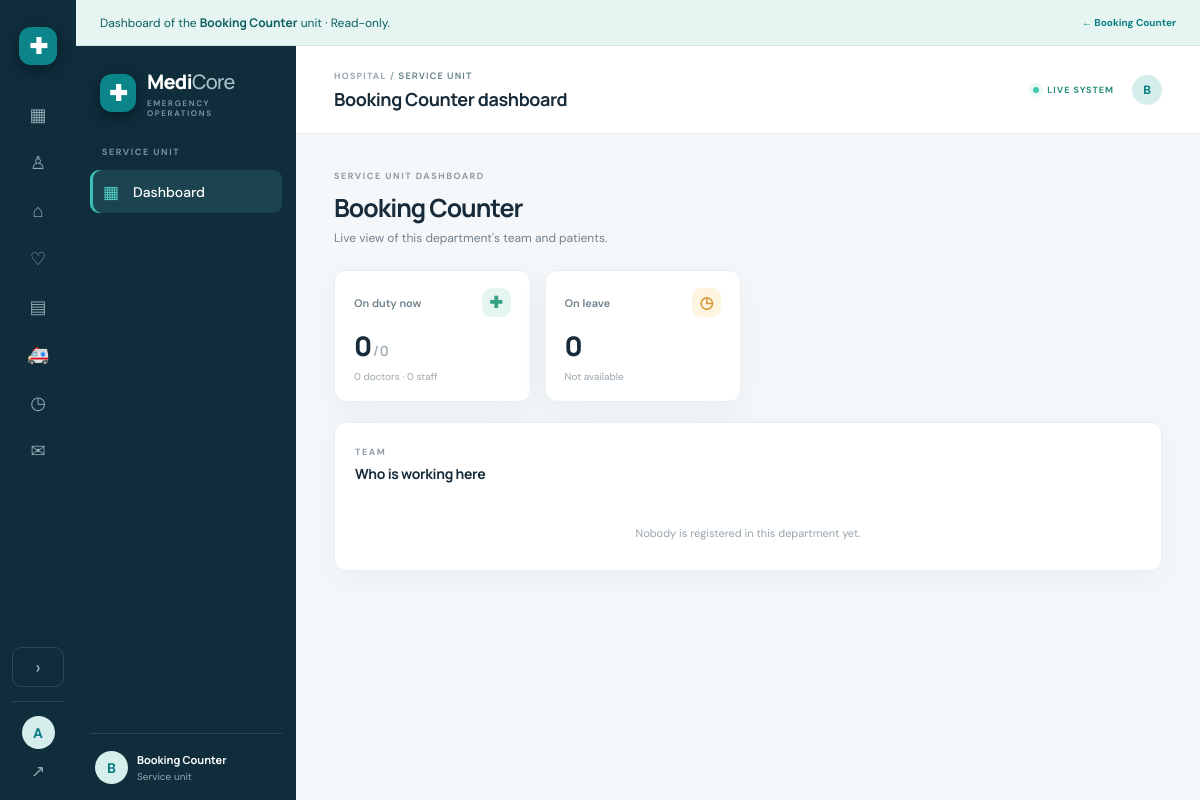
Page /hospital/17/dashboard/ (signed in) on the committed database.
### core/models.py (models this page shows, shortened)
class Department(models.Model):
    name = models.CharField(max_length=100, unique=True)
    description = models.CharField(max_length=250, blank=True)
    user = models.OneToOneField(User, null=True, blank=True, on_delete=models.SET_NULL, related_name="department_account")  # department login
    is_service = models.BooleanField(default=False, help_text="Service unit such as pharmacy or lab (staff only, no doctors)")
    created_at = models.DateTimeField(auto_now_add=True)
    class Meta: ordering = ["name"]

### core/views.py (the view)
# urls.py: path("hospital/<int:pk>/dashboard/", views.department_dashboard, name="department_dashboard"),
@admin_required
def department_dashboard(request, pk):
    dept = get_object_or_404(Department, pk=pk)
    return render(request, "core/department_dashboard.html", {**_dept_context(dept), "preview": True})

### core/context.py (called while the page is built)
def asset_version(request):
    newest = 0
    for rel in ("css/app.css", "js/app.js"):
        try:
            newest = max(newest, int(os.path.getmtime(os.path.join(settings.BASE_DIR, "static", rel))))
        except OSError:
            pass
    return {"asset_version": newest}

def notifications(request):
    n = 0
    user = request.user
    if user.is_authenticated:
        from .permissions import role_of
        from .models import Medicine, LabTest, Referral, SupplyRequest
        role = role_of(user)
        if role == "pharmacist":
            n = Medicine.objects.filter(status="Prescribed").count()
        elif role == "lab":
            n = LabTest.objects.filter(status="Requested").count()
        elif role == "department":
            n = Referral.objects.filter(to_department=user.department_account.name, status="Pending").count()
        elif role == "admin":
            n = SupplyRequest.objects.filter(status="Requested").count()
    return {"badge_new": n}

### core/permissions.py (called while the page is built, shortened)
def role_of(user):
    if not user.is_authenticated:
        return None
    if user.is_staff:
        return "admin"

def _require(*roles):
    def decorator(view):
        @wraps(view)
        def wrapper(request, *args, **kwargs):
            current = role_of(request.user)
            if current in roles:
                return view(request, *args, **kwargs)
            if current:
                return redirect(HOME[current])
            return redirect(LOGIN[roles[0]])
        return wrapper
    return decorator

### templates/core/department_dashboard.html
{% extends "base.html" %}{% block crumb %}HOSPITAL DIRECTORY{% endblock %}{% block page_title %}{{ dept.name }} dashboard{% endblock %}
{% block content %}
<div class="preview-bar"><span>Dashboard of the <b>{{ dept.name }}</b> {% if dept.is_service %}unit{% else %}department{% endif %} · Read-only.</span><span class="preview-actions"><a class="text-link" href="{% url 'department_detail' dept.pk %}">← {{ dept.name }}</a></span></div>
<div class="persona-frame">{% include "core/_dept_sidebar.html" %}<div class="persona-body"><header class="persona-top"><div><div class="breadcrumb">HOSPITAL / <b>{% if dept.is_service %}SERVICE UNIT{% else %}DEPARTMENT{% endif %}</b></div><div class="top-title">{{ dept.name }} dashboard</div></div><div class="top-actions"><span class="live-pill"><i></i> LIVE SYSTEM</span><div class="avatar avatar-small">{{ dept.name|first|upper }}</div></div></header><div class="persona-content">
<div class="welcome-row"><div><span class="eyebrow">{% if dept.is_service %}SERVICE UNIT{% else %}DEPARTMENT{% endif %} DASHBOARD</span><h1>{{ dept.name }}</h1><p class="muted">{{ dept.description|default:"Live view of this department's team and patients." }}</p></div></div>
{% include "core/_dept_body.html" %}
</div></div></div>
{% endblock %}

### templates/base.html (shortened to what this page needs)
{% load static %}
<!doctype html><html lang="en"><head><meta charset="utf-8"><meta name="viewport" content="width=device-width, initial-scale=1">
<link rel="stylesheet" href="{% static 'css/app.css' %}?v={{ asset_version }}"></head><body>
{% if user.is_authenticated %}
<div class="app-shell{% if preview %} collapsed{% endif %}"{% if preview %} data-preview="1"{% endif %}>
<aside class="sidebar"><a class="brand" href="{% url 'dashboard' %}"><span class="brand-mark">✚</span><span>Medi<span class="brand-light">Core</span><small>EMERGENCY OPERATIONS</small></span></a>
<nav>
{% if user.is_staff %}
<a href="{% url 'dashboard' %}" class="{% if request.resolver_match.url_name == 'dashboard' %}active{% endif %}" title="Overview"><span>▦</span> Overview</a>
<a href="{% url 'staff' %}" class="{% if request.resolver_match.url_name == 'staff' or request.resolver_match.url_name == 'team_preview' %}active{% endif %}" title="Staff directory"><span>♙</span> Staff directory</a>
<a href="{% url 'hospital' %}" class="{% if request.resolver_match.url_name == 'hospital' %}active{% endif %}" title="Hospital directory"><span>⌂</span> Hospital directory</a>
<a href="{% url 'patients' %}" class="{% if 'patient' in request.resolver_match.url_name %}active{% endif %}" title="Patient directory"><span>♡</span> Patient directory</a>
<a href="{% url 'beds' %}" class="{% if 'bed' in request.resolver_match.url_name or 'ward' in request.resolver_match.url_name %}active{% endif %}" title="Beds &amp; wards"><span>▤</span> Beds & wards</a>
<a href="{% url 'ambulances' %}" title="Ambulances"><span>🚑</span> Ambulances</a>
<a href="{% url 'reports' %}" title="Reports"><span>◷</span> Reports</a>
<a href="{% url 'supply_requests' %}" class="{% if request.resolver_match.url_name == 'supply_requests' %}active{% endif %}" title="Requests"><span>✉</span> Requests{% if badge_new %}<em class="nav-badge">{{ badge_new }}</em>{% endif %}</a>
{% else %}
<a href="{% url 'staff_dashboard' %}" class="active" title="My dashboard"><span>▦</span> My dashboard</a>
{% endif %}
</nav><div class="sidebar-bottom"><button type="button" class="side-toggle" aria-expanded="true" title="Shrink menu"><span class="tg-icon"></span></button><div class="user-mini"><div class="avatar">{{ user.username|first|upper }}</div><form method="post" action="{% url 'logout' %}" class="logout-form"><button type="submit" title="Sign out">↗</button></form></div></div></aside>
<main class="main-area">
<section class="page-content">{% block content %}{% endblock %}</section>
</main></div>
{% else %}{% block auth_content %}{% endblock %}{% endif %}
<script src="{% static 'js/app.js' %}?v={{ asset_version }}"></script></body></html>

### templates/core/_dept_sidebar.html
<aside class="sidebar persona-sidebar"><div class="brand"><span class="brand-mark">✚</span><span>Medi<span class="brand-light">Core</span><small>EMERGENCY OPERATIONS</small></span></div>
<div class="side-label">{% if dept.is_service %}SERVICE UNIT{% else %}DEPARTMENT{% endif %}</div>
<nav><a href="#" class="active" onclick="return false"><span>▦</span> Dashboard</a></nav>
<div class="sidebar-bottom"><div class="user-mini"><div class="avatar">{{ dept.name|first|upper }}</div><div><b>{{ dept.name }}</b><small>{% if dept.is_service %}Service unit{% else %}Department{% endif %}</small></div></div></div></aside>

### rows in the picture
Department: name "Booking Counter", name|first "B", description "Live view of this department's team and patients."

### other values in the picture
{{ user.username|first|upper }} "A"
{{ n_on_duty }} "0"
{{ people|length }} "0"
{{ n_doctors }} "0"
{{ n_staff }} "0"
{{ n_leave }} "0"
